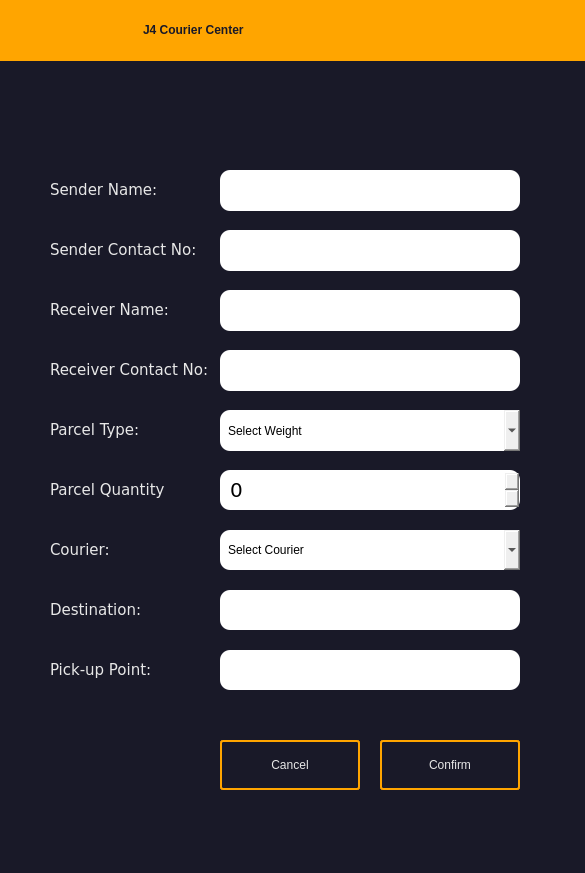
<?xml version="1.0" encoding="UTF-8"?>
<ui version="4.0">
 <class>Form</class>
 <widget class="QWidget" name="Form">
  <property name="geometry">
   <rect>
    <x>0</x>
    <y>0</y>
    <width>585</width>
    <height>873</height>
   </rect>
  </property>
  <property name="windowTitle">
   <string>Form</string>
  </property>
  <layout class="QVBoxLayout" name="verticalLayout" stretch="0">
   <property name="leftMargin">
    <number>0</number>
   </property>
   <property name="topMargin">
    <number>0</number>
   </property>
   <property name="rightMargin">
    <number>0</number>
   </property>
   <property name="bottomMargin">
    <number>0</number>
   </property>
   <item>
    <layout class="QHBoxLayout" name="horizontalLayout_3" stretch="0">
     <property name="spacing">
      <number>0</number>
     </property>
     <item>
      <widget class="QWidget" name="widget" native="true">
       <property name="maximumSize">
        <size>
         <width>16777215</width>
         <height>16777215</height>
        </size>
       </property>
       <property name="styleSheet">
        <string notr="true">.QWidget{background-color: rgb(25,25, 40);}

ComboBox{
border-radius: 10px;
      padding: 0 8px;}
QLineEdit{
border-radius: 10px;
      padding: 0 8px;
font: 12pt &quot;Verdana&quot;;
}
#QComboBox{
font: 12pt &quot;Verdana&quot;;
}
#cancelBtn:hover {
background-color:red;
}

#confirmBtn:hover{
background-color:rgb(105, 95, 20);
}

QLabel{
color: rgb(231, 231, 231);
  font: 11pt &quot;Verdana&quot;;
}</string>
       </property>
       <widget class="QFrame" name="frame">
        <property name="geometry">
         <rect>
          <x>10</x>
          <y>20</y>
          <width>16</width>
          <height>16</height>
         </rect>
        </property>
        <property name="frameShape">
         <enum>QFrame::StyledPanel</enum>
        </property>
        <property name="frameShadow">
         <enum>QFrame::Raised</enum>
        </property>
       </widget>
       <widget class="QPushButton" name="confirmBtn">
        <property name="geometry">
         <rect>
          <x>380</x>
          <y>740</y>
          <width>140</width>
          <height>50</height>
         </rect>
        </property>
        <property name="styleSheet">
         <string notr="true">color: rgb(231, 231, 231);
font: 17pt &quot;Verdana&quot;;
border: 2px solid orange;
padding: 5px;
border-radius: 3px;
opacity: 200;
</string>
        </property>
        <property name="text">
         <string>Confirm</string>
        </property>
       </widget>
       <widget class="QLabel" name="picpUpLbl">
        <property name="geometry">
         <rect>
          <x>50</x>
          <y>650</y>
          <width>120</width>
          <height>40</height>
         </rect>
        </property>
        <property name="font">
         <font>
          <family>Verdana</family>
          <pointsize>11</pointsize>
          <weight>50</weight>
          <italic>false</italic>
          <bold>false</bold>
         </font>
        </property>
        <property name="text">
         <string>Pick-up Point:</string>
        </property>
       </widget>
       <widget class="QLabel" name="sContactNoLbl">
        <property name="geometry">
         <rect>
          <x>50</x>
          <y>230</y>
          <width>150</width>
          <height>40</height>
         </rect>
        </property>
        <property name="font">
         <font>
          <family>Verdana</family>
          <pointsize>11</pointsize>
          <weight>50</weight>
          <italic>false</italic>
          <bold>false</bold>
         </font>
        </property>
        <property name="text">
         <string>Sender Contact No:</string>
        </property>
       </widget>
       <widget class="QLineEdit" name="pickupInput">
        <property name="geometry">
         <rect>
          <x>220</x>
          <y>650</y>
          <width>300</width>
          <height>40</height>
         </rect>
        </property>
        <property name="font">
         <font>
          <family>Verdana</family>
          <pointsize>12</pointsize>
          <weight>50</weight>
          <italic>false</italic>
          <bold>false</bold>
         </font>
        </property>
       </widget>
       <widget class="QLineEdit" name="destinationInput">
        <property name="geometry">
         <rect>
          <x>220</x>
          <y>590</y>
          <width>300</width>
          <height>40</height>
         </rect>
        </property>
        <property name="font">
         <font>
          <family>Verdana</family>
          <pointsize>12</pointsize>
          <weight>50</weight>
          <italic>false</italic>
          <bold>false</bold>
         </font>
        </property>
       </widget>
       <widget class="QPushButton" name="cancelBtn">
        <property name="geometry">
         <rect>
          <x>220</x>
          <y>740</y>
          <width>140</width>
          <height>50</height>
         </rect>
        </property>
        <property name="styleSheet">
         <string notr="true">color: rgb(231, 231, 231);
font: 17pt &quot;Verdana&quot;;
border: 2px solid orange;
padding: 5px;
border-radius: 3px;
opacity: 200;
</string>
        </property>
        <property name="text">
         <string>Cancel</string>
        </property>
       </widget>
       <widget class="QComboBox" name="parcelWeight">
        <property name="geometry">
         <rect>
          <x>220</x>
          <y>410</y>
          <width>300</width>
          <height>41</height>
         </rect>
        </property>
        <property name="styleSheet">
         <string notr="true">border-radius: 10px;
      padding: 0 8px;
font: 15pt &quot;Verdana&quot;;</string>
        </property>
        <item>
         <property name="text">
          <string>Select Weight</string>
         </property>
        </item>
        <item>
         <property name="text">
          <string>0.1KG - 1KG</string>
         </property>
        </item>
        <item>
         <property name="text">
          <string>1KG - 3KG</string>
         </property>
        </item>
        <item>
         <property name="text">
          <string>3KG+</string>
         </property>
        </item>
       </widget>
       <widget class="QLabel" name="destinationLbl">
        <property name="geometry">
         <rect>
          <x>50</x>
          <y>590</y>
          <width>150</width>
          <height>40</height>
         </rect>
        </property>
        <property name="font">
         <font>
          <family>Verdana</family>
          <pointsize>11</pointsize>
          <weight>50</weight>
          <italic>false</italic>
          <bold>false</bold>
         </font>
        </property>
        <property name="text">
         <string>Destination:</string>
        </property>
       </widget>
       <widget class="QLabel" name="sNameLbl">
        <property name="geometry">
         <rect>
          <x>50</x>
          <y>170</y>
          <width>111</width>
          <height>40</height>
         </rect>
        </property>
        <property name="font">
         <font>
          <family>Verdana</family>
          <pointsize>11</pointsize>
          <weight>50</weight>
          <italic>false</italic>
          <bold>false</bold>
         </font>
        </property>
        <property name="text">
         <string>Sender Name:</string>
        </property>
       </widget>
       <widget class="QComboBox" name="courier">
        <property name="geometry">
         <rect>
          <x>220</x>
          <y>530</y>
          <width>300</width>
          <height>40</height>
         </rect>
        </property>
        <property name="styleSheet">
         <string notr="true">border-radius: 10px;
      padding: 0 8px;
font: 15pt &quot;Verdana&quot;;</string>
        </property>
        <item>
         <property name="text">
          <string>Select Courier</string>
         </property>
        </item>
        <item>
         <property name="text">
          <string>J&amp;T EXPRESS</string>
         </property>
        </item>
        <item>
         <property name="text">
          <string>JRS EXPRESS</string>
         </property>
        </item>
        <item>
         <property name="text">
          <string>NINJA VAN</string>
         </property>
        </item>
       </widget>
       <widget class="QLineEdit" name="sNameInput">
        <property name="geometry">
         <rect>
          <x>220</x>
          <y>170</y>
          <width>300</width>
          <height>41</height>
         </rect>
        </property>
        <property name="font">
         <font>
          <family>Verdana</family>
          <pointsize>12</pointsize>
          <weight>50</weight>
          <italic>false</italic>
          <bold>false</bold>
         </font>
        </property>
       </widget>
       <widget class="QSpinBox" name="parcelQuantity">
        <property name="geometry">
         <rect>
          <x>220</x>
          <y>470</y>
          <width>300</width>
          <height>40</height>
         </rect>
        </property>
        <property name="font">
         <font>
          <family>Verdana</family>
          <pointsize>15</pointsize>
          <weight>50</weight>
          <italic>false</italic>
          <bold>false</bold>
         </font>
        </property>
        <property name="styleSheet">
         <string notr="true">border-radius: 10px;
      padding: 0 8px;
font: 15pt &quot;Verdana&quot;;</string>
        </property>
       </widget>
       <widget class="QLabel" name="courierLbl">
        <property name="geometry">
         <rect>
          <x>50</x>
          <y>530</y>
          <width>160</width>
          <height>40</height>
         </rect>
        </property>
        <property name="font">
         <font>
          <family>Verdana</family>
          <pointsize>11</pointsize>
          <weight>50</weight>
          <italic>false</italic>
          <bold>false</bold>
         </font>
        </property>
        <property name="text">
         <string>Courier: </string>
        </property>
       </widget>
       <widget class="QLabel" name="rNameLbl">
        <property name="geometry">
         <rect>
          <x>50</x>
          <y>290</y>
          <width>120</width>
          <height>40</height>
         </rect>
        </property>
        <property name="font">
         <font>
          <family>Verdana</family>
          <pointsize>11</pointsize>
          <weight>50</weight>
          <italic>false</italic>
          <bold>false</bold>
         </font>
        </property>
        <property name="text">
         <string>Receiver Name:</string>
        </property>
       </widget>
       <widget class="QLabel" name="parcelQunatityLbl">
        <property name="geometry">
         <rect>
          <x>50</x>
          <y>470</y>
          <width>120</width>
          <height>40</height>
         </rect>
        </property>
        <property name="font">
         <font>
          <family>Verdana</family>
          <pointsize>11</pointsize>
          <weight>50</weight>
          <italic>false</italic>
          <bold>false</bold>
         </font>
        </property>
        <property name="text">
         <string>Parcel Quantity</string>
        </property>
       </widget>
       <widget class="QLineEdit" name="rNameInput">
        <property name="geometry">
         <rect>
          <x>220</x>
          <y>290</y>
          <width>300</width>
          <height>41</height>
         </rect>
        </property>
        <property name="font">
         <font>
          <family>Verdana</family>
          <pointsize>12</pointsize>
          <weight>50</weight>
          <italic>false</italic>
          <bold>false</bold>
         </font>
        </property>
       </widget>
       <widget class="QLineEdit" name="rContactInput">
        <property name="geometry">
         <rect>
          <x>220</x>
          <y>350</y>
          <width>300</width>
          <height>41</height>
         </rect>
        </property>
        <property name="font">
         <font>
          <family>Verdana</family>
          <pointsize>12</pointsize>
          <weight>50</weight>
          <italic>false</italic>
          <bold>false</bold>
         </font>
        </property>
       </widget>
       <widget class="QLineEdit" name="sContactInput">
        <property name="geometry">
         <rect>
          <x>220</x>
          <y>230</y>
          <width>300</width>
          <height>41</height>
         </rect>
        </property>
        <property name="font">
         <font>
          <family>Verdana</family>
          <pointsize>12</pointsize>
          <weight>50</weight>
          <italic>false</italic>
          <bold>false</bold>
         </font>
        </property>
       </widget>
       <widget class="QLabel" name="rContactNoLbl">
        <property name="geometry">
         <rect>
          <x>50</x>
          <y>350</y>
          <width>160</width>
          <height>40</height>
         </rect>
        </property>
        <property name="font">
         <font>
          <family>Verdana</family>
          <pointsize>11</pointsize>
          <weight>50</weight>
          <italic>false</italic>
          <bold>false</bold>
         </font>
        </property>
        <property name="text">
         <string>Receiver Contact No:</string>
        </property>
       </widget>
       <widget class="QLabel" name="parcelTypeLbl">
        <property name="geometry">
         <rect>
          <x>50</x>
          <y>410</y>
          <width>150</width>
          <height>40</height>
         </rect>
        </property>
        <property name="font">
         <font>
          <family>Verdana</family>
          <pointsize>11</pointsize>
          <weight>50</weight>
          <italic>false</italic>
          <bold>false</bold>
         </font>
        </property>
        <property name="text">
         <string>Parcel Type:</string>
        </property>
       </widget>
       <widget class="QLabel" name="label">
        <property name="geometry">
         <rect>
          <x>0</x>
          <y>0</y>
          <width>591</width>
          <height>61</height>
         </rect>
        </property>
        <property name="styleSheet">
         <string notr="true">background-color: orange;
padding-left: 140px;
font: 22pt &quot;Courier New&quot;;
font-weight:bold;</string>
        </property>
        <property name="text">
         <string>&lt;html&gt;&lt;head/&gt;&lt;body&gt;&lt;p&gt;&lt;span style=&quot; color:#191928;&quot;&gt;J4 Courier Center&lt;/span&gt;&lt;/p&gt;&lt;/body&gt;&lt;/html&gt;</string>
        </property>
       </widget>
      </widget>
     </item>
    </layout>
   </item>
  </layout>
 </widget>
 <resources/>
 <connections/>
</ui>
